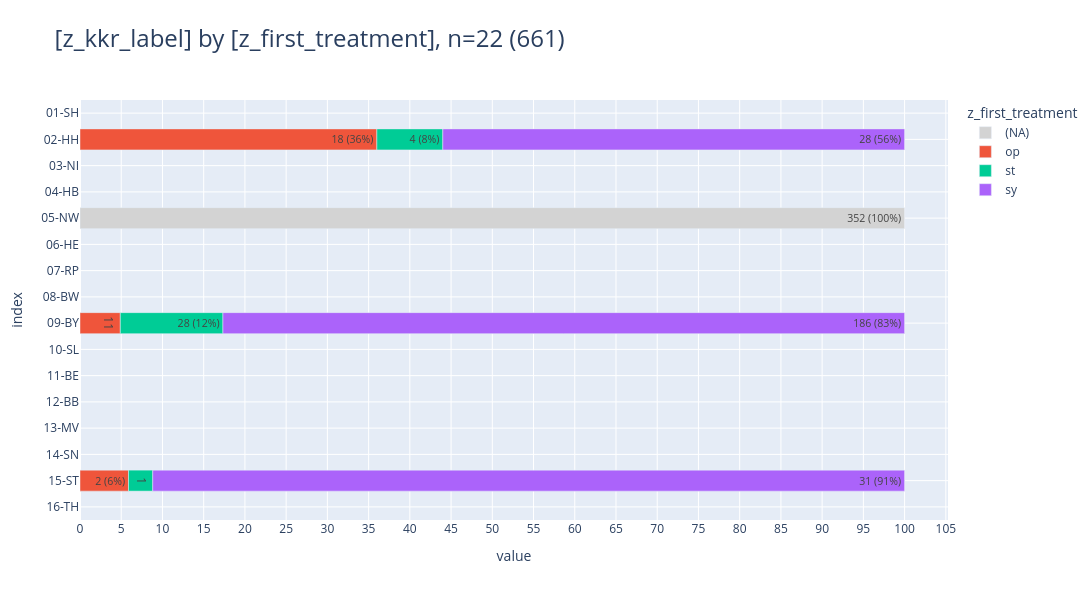

Here is the notebook cell this chart was saved with:
### Code cell
df_delay_kkr = (db_delay
    .project("""
            z_kkr_label,
            case when z_kkr_label = '05-NW' then null else z_first_treatment end as z_first_treatment,
            --z_first_treatment
            """)
    .filter("left(z_kkr_label,2)::int8 in (2,5,9,15)")
    .to_df()
    # .iloc[:,[0,3]]
    )
# df_delay_kkr.sum()
display(df_delay_kkr.sort_values(["z_kkr_label","z_first_treatment"]))
pls.plot_stacked_bars(
    df_delay_kkr,
    height=600,
    width=1600,
    orientation="h",
    relative=True,
    show_pct_bar=True,
    kkr_col="z_kkr_label",
    # renderer="png",
    )

### Figure 1 — Plotly figure (JSON) as saved in the notebook; plotly's stock layout.template omitted (floating-point values rounded to 4 significant figures)
{"data": [{"hovertemplate": "col=(NA)<br>value=%{x}<br>index=%{y}<br>cnt_pct_bar_str=%{text}<extra></extra>", "legendgroup": "(NA)", "marker": {"color": "lightgray", "pattern": {"shape": ""}}, "name": "(NA)", "orientation": "h", "showlegend": true, "text": ["0", "0", "0", "352 (100%)", "0", "0", "0", "0", "0", "0", "0", "0", "0"], "textposition": "auto", "type": "bar", "x": [0, 0, 0, 352, 0, 0, 0, 0, 0, 0, 0, 0, 0], "xaxis": "x", "y": ["01-SH", "03-NI", "04-HB", "05-NW", "06-HE", "07-RP", "08-BW", "10-SL", "11-BE", "12-BB", "13-MV", "14-SN", "16-TH"], "yaxis": "y"}, {"hovertemplate": "col=op<br>value=%{x}<br>index=%{y}<br>cnt_pct_bar_str=%{text}<extra></extra>", "legendgroup": "op", "marker": {"color": "#EF553B", "pattern": {"shape": ""}}, "name": "op", "orientation": "h", "showlegend": true, "text": ["18 (36%)", "11", "2 (6%)"], "textposition": "auto", "type": "bar", "x": [18, 11, 2], "xaxis": "x", "y": ["02-HH", "09-BY", "15-ST"], "yaxis": "y"}, {"hovertemplate": "col=st<br>value=%{x}<br>index=%{y}<br>cnt_pct_bar_str=%{text}<extra></extra>", "legendgroup": "st", "marker": {"color": "#00CC96", "pattern": {"shape": ""}}, "name": "st", "orientation": "h", "showlegend": true, "text": ["4 (8%)", "28 (12%)", "1"], "textposition": "auto", "type": "bar", "x": [4, 28, 1], "xaxis": "x", "y": ["02-HH", "09-BY", "15-ST"], "yaxis": "y"}, {"hovertemplate": "col=sy<br>value=%{x}<br>index=%{y}<br>cnt_pct_bar_str=%{text}<extra></extra>", "legendgroup": "sy", "marker": {"color": "#AB63FA", "pattern": {"shape": ""}}, "name": "sy", "orientation": "h", "showlegend": true, "text": ["28 (56%)", "186 (83%)", "31 (91%)"], "textposition": "auto", "type": "bar", "x": [28, 186, 31], "xaxis": "x", "y": ["02-HH", "09-BY", "15-ST"], "yaxis": "y"}], "layout": {"barmode": "relative", "barnorm": "percent", "height": 600, "legend": {"title": {"text": "z_first_treatment"}, "tracegroupgap": 0, "traceorder": "normal"}, "title": {"font": {"size": 24}, "text": "[z_kkr_label] by [z_first_treatment], n=22 (661)", "xanchor": "left", "y": 0.95, "yanchor": "top"}, "width": 1600, "xaxis": {"anchor": "y", "domain": [0, 1], "dtick": 5, "gridwidth": 1, "showgrid": true, "title": {"text": "value"}}, "yaxis": {"anchor": "x", "categoryarray": ["16-TH", "15-ST", "14-SN", "13-MV", "12-BB", "11-BE", "10-SL", "09-BY", "08-BW", "07-RP", "06-HE", "05-NW", "04-HB", "03-NI", "02-HH", "01-SH"], "categoryorder": "array", "domain": [0, 1], "gridwidth": 1, "showgrid": true, "title": {"text": "index"}}}}
